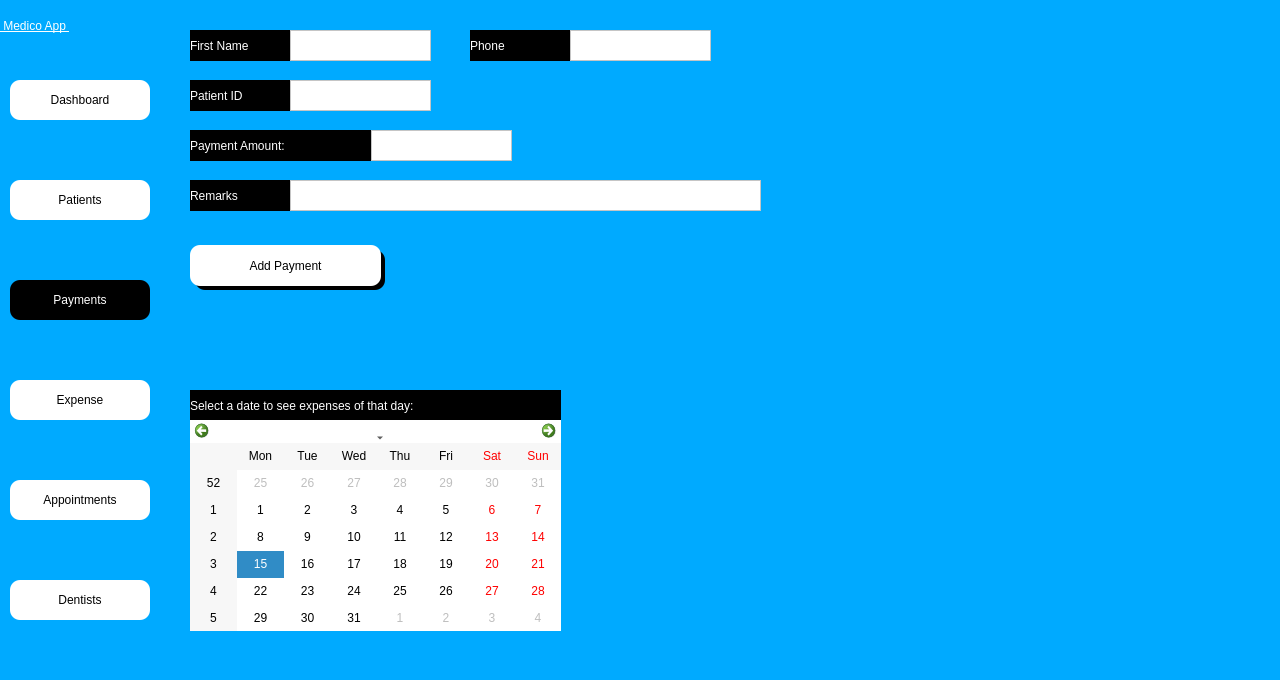
<?xml version="1.0" encoding="UTF-8"?>
<ui version="4.0">
 <class>Dialog</class>
 <widget class="QDialog" name="Dialog">
  <property name="geometry">
   <rect>
    <x>0</x>
    <y>0</y>
    <width>1280</width>
    <height>680</height>
   </rect>
  </property>
  <property name="windowTitle">
   <string>Dialog</string>
  </property>
  <property name="styleSheet">
   <string notr="true">background-color: rgb(0, 170, 255);</string>
  </property>
  <widget class="QWidget" name="side_bar" native="true">
   <property name="geometry">
    <rect>
     <x>0</x>
     <y>0</y>
     <width>160</width>
     <height>681</height>
    </rect>
   </property>
   <property name="styleSheet">
    <string notr="true">
background-color: rgba(170, 170, 255,.5);

</string>
   </property>
   <widget class="QPushButton" name="patient_btn">
    <property name="geometry">
     <rect>
      <x>10</x>
      <y>180</y>
      <width>140</width>
      <height>40</height>
     </rect>
    </property>
    <property name="styleSheet">
     <string notr="true">QPushButton{


font:  14pt &quot;Segoe UI &quot;;
background-color: rgb(255, 255, 255);
border-top-left-radius:10px;
border-bottom-left-radius:10px;
border-top-right-radius:10px;
border-bottom-right-radius:10px;}
QPushButton:hover{
	background-color: rgb(161, 161, 161);
	color: rgb(255, 255, 255);
}</string>
    </property>
    <property name="text">
     <string>Patients</string>
    </property>
    <property name="icon">
     <iconset>
      <normaloff>../Medico_modern/patientdownload .png</normaloff>../Medico_modern/patientdownload .png</iconset>
    </property>
   </widget>
   <widget class="QPushButton" name="dash_btn">
    <property name="geometry">
     <rect>
      <x>10</x>
      <y>80</y>
      <width>140</width>
      <height>40</height>
     </rect>
    </property>
    <property name="styleSheet">
     <string notr="true">QPushButton{


font:  14pt &quot;Segoe UI &quot;;
background-color: rgb(255, 255, 255);
border-top-left-radius:10px;
border-bottom-left-radius:10px;
border-top-right-radius:10px;
border-bottom-right-radius:10px;}
QPushButton:hover{
	background-color: rgb(161, 161, 161);
	color: rgb(255, 255, 255);
}</string>
    </property>
    <property name="text">
     <string>Dashboard</string>
    </property>
    <property name="icon">
     <iconset>
      <normaloff>../Medico_modern/dashboard.png</normaloff>../Medico_modern/dashboard.png</iconset>
    </property>
   </widget>
   <widget class="QPushButton" name="appointment_btn">
    <property name="geometry">
     <rect>
      <x>10</x>
      <y>480</y>
      <width>140</width>
      <height>40</height>
     </rect>
    </property>
    <property name="styleSheet">
     <string notr="true">QPushButton{


font:  14pt &quot;Segoe UI &quot;;
background-color: rgb(255, 255, 255);
border-top-left-radius:10px;
border-bottom-left-radius:10px;
border-top-right-radius:10px;
border-bottom-right-radius:10px;}
QPushButton:hover{
	background-color: rgb(161, 161, 161);
	color: rgb(255, 255, 255);
}</string>
    </property>
    <property name="text">
     <string>Appointments</string>
    </property>
    <property name="icon">
     <iconset>
      <normaloff>../Medico_modern/appointmentdownload (1).png</normaloff>../Medico_modern/appointmentdownload (1).png</iconset>
    </property>
   </widget>
   <widget class="QPushButton" name="dentist_btn">
    <property name="geometry">
     <rect>
      <x>10</x>
      <y>580</y>
      <width>140</width>
      <height>40</height>
     </rect>
    </property>
    <property name="styleSheet">
     <string notr="true">QPushButton{


font:  14pt &quot;Segoe UI &quot;;
background-color: rgb(255, 255, 255);
border-top-left-radius:10px;
border-bottom-left-radius:10px;
border-top-right-radius:10px;
border-bottom-right-radius:10px;}
QPushButton:hover{
	background-color: rgb(161, 161, 161);
	color: rgb(255, 255, 255);
}</string>
    </property>
    <property name="text">
     <string>Dentists</string>
    </property>
    <property name="icon">
     <iconset>
      <normaloff>../Medico_modern/dentistimages.png</normaloff>../Medico_modern/dentistimages.png</iconset>
    </property>
   </widget>
   <widget class="QPushButton" name="payment_btn">
    <property name="geometry">
     <rect>
      <x>10</x>
      <y>280</y>
      <width>140</width>
      <height>40</height>
     </rect>
    </property>
    <property name="styleSheet">
     <string notr="true">
QPushButton{


font:  14pt &quot;Segoe UI &quot;;
background-color: rgb(255, 255, 255);
border-top-left-radius:10px;
border-bottom-left-radius:10px;
border-top-right-radius:10px;
border-bottom-right-radius:10px;

	background-color: rgb(0, 0, 0);
	color: rgb(255, 255, 255);
}

QPushButton:hover{
	background-color: rgb(161, 161, 161);
	color: rgb(255, 255, 255);
}
</string>
    </property>
    <property name="text">
     <string>Payments</string>
    </property>
    <property name="icon">
     <iconset>
      <normaloff>../Medico_modern/billingdownload (1).png</normaloff>../Medico_modern/billingdownload (1).png</iconset>
    </property>
   </widget>
   <widget class="QPushButton" name="expense_btn">
    <property name="geometry">
     <rect>
      <x>10</x>
      <y>380</y>
      <width>140</width>
      <height>40</height>
     </rect>
    </property>
    <property name="styleSheet">
     <string notr="true">QPushButton{


font:  14pt &quot;Segoe UI &quot;;
background-color: rgb(255, 255, 255);
border-top-left-radius:10px;
border-bottom-left-radius:10px;
border-top-right-radius:10px;
border-bottom-right-radius:10px;}
QPushButton:hover{
	background-color: rgb(161, 161, 161);
	color: rgb(255, 255, 255);
}</string>
    </property>
    <property name="text">
     <string>Expense</string>
    </property>
    <property name="icon">
     <iconset>
      <normaloff>../Medico_modern/billingdownload (1).png</normaloff>../Medico_modern/billingdownload (1).png</iconset>
    </property>
   </widget>
   <widget class="QLabel" name="label_4">
    <property name="geometry">
     <rect>
      <x>0</x>
      <y>0</y>
      <width>161</width>
      <height>51</height>
     </rect>
    </property>
    <property name="styleSheet">
     <string notr="true">font: 20pt &quot;MS Shell Dlg 2&quot;;
font: 75 20pt &quot;MS Shell Dlg 2&quot;;
text-decoration: underline;
font: 22pt &quot;MS Shell Dlg 2&quot;;
background-color: rgba(255, 255, 255,0);
color: rgb(255, 255, 255);
</string>
    </property>
    <property name="text">
     <string> Medico App </string>
    </property>
   </widget>
  </widget>
  <widget class="QLabel" name="fname_srch">
   <property name="geometry">
    <rect>
     <x>190</x>
     <y>30</y>
     <width>101</width>
     <height>31</height>
    </rect>
   </property>
   <property name="styleSheet">
    <string notr="true">font: 12pt &quot;MS Shell Dlg 2&quot;;
font: 16pt &quot;MS Shell Dlg 2&quot;;
color: rgb(255, 255, 255);
background-color: rgb(0, 0, 0);


border-top-right-radius:20px;
border-bottom-right-radius:20px;</string>
   </property>
   <property name="text">
    <string>First Name</string>
   </property>
  </widget>
  <widget class="QTextEdit" name="fname_srch_edit">
   <property name="geometry">
    <rect>
     <x>290</x>
     <y>30</y>
     <width>141</width>
     <height>31</height>
    </rect>
   </property>
   <property name="styleSheet">
    <string notr="true">background-color: rgb(255, 255, 255);
font: 12pt &quot;MS Shell Dlg 2&quot;;</string>
   </property>
  </widget>
  <widget class="QLabel" name="phn_srch">
   <property name="geometry">
    <rect>
     <x>470</x>
     <y>30</y>
     <width>100</width>
     <height>31</height>
    </rect>
   </property>
   <property name="styleSheet">
    <string notr="true">font: 12pt &quot;MS Shell Dlg 2&quot;;
font: 16pt &quot;MS Shell Dlg 2&quot;;
color: rgb(255, 255, 255);
background-color: rgb(0, 0, 0);


border-top-right-radius:20px;
border-bottom-right-radius:20px;</string>
   </property>
   <property name="text">
    <string>Phone</string>
   </property>
  </widget>
  <widget class="QTextEdit" name="phone_srch_edit">
   <property name="geometry">
    <rect>
     <x>570</x>
     <y>30</y>
     <width>141</width>
     <height>31</height>
    </rect>
   </property>
   <property name="styleSheet">
    <string notr="true">background-color: rgb(255, 255, 255);
font: 12pt &quot;MS Shell Dlg 2&quot;;</string>
   </property>
  </widget>
  <widget class="QLabel" name="patid_srch">
   <property name="geometry">
    <rect>
     <x>190</x>
     <y>80</y>
     <width>101</width>
     <height>31</height>
    </rect>
   </property>
   <property name="styleSheet">
    <string notr="true">font: 12pt &quot;MS Shell Dlg 2&quot;;
font: 16pt &quot;MS Shell Dlg 2&quot;;
color: rgb(255, 255, 255);
background-color: rgb(0, 0, 0);


border-top-right-radius:20px;
border-bottom-right-radius:20px;</string>
   </property>
   <property name="text">
    <string>Patient ID</string>
   </property>
  </widget>
  <widget class="QTextEdit" name="patid_srch_edit">
   <property name="geometry">
    <rect>
     <x>290</x>
     <y>80</y>
     <width>141</width>
     <height>31</height>
    </rect>
   </property>
   <property name="styleSheet">
    <string notr="true">background-color: rgb(255, 255, 255);
font: 12pt &quot;MS Shell Dlg 2&quot;;</string>
   </property>
  </widget>
  <widget class="QLabel" name="payment">
   <property name="geometry">
    <rect>
     <x>190</x>
     <y>130</y>
     <width>181</width>
     <height>31</height>
    </rect>
   </property>
   <property name="styleSheet">
    <string notr="true">font: 12pt &quot;MS Shell Dlg 2&quot;;
font: 16pt &quot;MS Shell Dlg 2&quot;;
color: rgb(255, 255, 255);
background-color: rgb(0, 0, 0);


border-top-right-radius:20px;
border-bottom-right-radius:20px;</string>
   </property>
   <property name="text">
    <string>Payment Amount:</string>
   </property>
  </widget>
  <widget class="QTextEdit" name="payment_edit">
   <property name="geometry">
    <rect>
     <x>371</x>
     <y>130</y>
     <width>141</width>
     <height>31</height>
    </rect>
   </property>
   <property name="styleSheet">
    <string notr="true">background-color: rgb(255, 255, 255);
font: 12pt &quot;MS Shell Dlg 2&quot;;</string>
   </property>
  </widget>
  <widget class="QLabel" name="remarks">
   <property name="geometry">
    <rect>
     <x>190</x>
     <y>180</y>
     <width>101</width>
     <height>31</height>
    </rect>
   </property>
   <property name="styleSheet">
    <string notr="true">font: 12pt &quot;MS Shell Dlg 2&quot;;
font: 16pt &quot;MS Shell Dlg 2&quot;;
color: rgb(255, 255, 255);
background-color: rgb(0, 0, 0);


border-top-right-radius:20px;
border-bottom-right-radius:20px;</string>
   </property>
   <property name="text">
    <string>Remarks</string>
   </property>
  </widget>
  <widget class="QTextEdit" name="remarks_edit">
   <property name="geometry">
    <rect>
     <x>290</x>
     <y>180</y>
     <width>471</width>
     <height>31</height>
    </rect>
   </property>
   <property name="styleSheet">
    <string notr="true">background-color: rgb(255, 255, 255);
font: 12pt &quot;MS Shell Dlg 2&quot;;</string>
   </property>
  </widget>
  <widget class="QPushButton" name="makepayment_btn">
   <property name="geometry">
    <rect>
     <x>190</x>
     <y>245</y>
     <width>191</width>
     <height>41</height>
    </rect>
   </property>
   <property name="styleSheet">
    <string notr="true">QPushButton{
font: 12pt &quot;MS Shell Dlg 2&quot;;
background-color: rgb(255, 255, 255);
border-top-left-radius:10px;
border-bottom-left-radius:10px;
border-top-right-radius:10px;
border-bottom-right-radius:10px;}
QPushButton:hover{
	background-color: rgb(161, 161, 161);
	color: rgb(255, 255, 255);
}</string>
   </property>
   <property name="text">
    <string>Add Payment</string>
   </property>
  </widget>
  <widget class="QLabel" name="label">
   <property name="geometry">
    <rect>
     <x>0</x>
     <y>0</y>
     <width>1280</width>
     <height>680</height>
    </rect>
   </property>
   <property name="text">
    <string/>
   </property>
   <property name="pixmap">
    <pixmap>Images/Designer_1.png</pixmap>
   </property>
   <property name="scaledContents">
    <bool>true</bool>
   </property>
  </widget>
  <widget class="QLabel" name="label_2">
   <property name="geometry">
    <rect>
     <x>195</x>
     <y>250</y>
     <width>190</width>
     <height>40</height>
    </rect>
   </property>
   <property name="styleSheet">
    <string notr="true">font: 12pt &quot;MS Shell Dlg 2&quot;;
border-color: rgb(0, 0, 0);
border-top-left-radius:10px;
border-bottom-left-radius:10px;
border-top-right-radius:10px;
border-bottom-right-radius:10px;
border-bottom-color: rgb(0, 0, 0);
selection-color: rgb(255, 255, 255);
background-color: rgb(0, 0, 0);
color: rgb(255, 255, 255);</string>
   </property>
   <property name="text">
    <string/>
   </property>
  </widget>
  <widget class="QLabel" name="select_date">
   <property name="geometry">
    <rect>
     <x>190</x>
     <y>390</y>
     <width>371</width>
     <height>31</height>
    </rect>
   </property>
   <property name="styleSheet">
    <string notr="true">
color: rgb(255, 255, 255);
background-color: rgb(0, 0, 0);

font:  14pt &quot;Segoe UI &quot;;</string>
   </property>
   <property name="text">
    <string>Select a date to see expenses of that day:</string>
   </property>
  </widget>
  <widget class="QCalendarWidget" name="calendarWidget">
   <property name="geometry">
    <rect>
     <x>190</x>
     <y>420</y>
     <width>371</width>
     <height>211</height>
    </rect>
   </property>
   <property name="styleSheet">
    <string notr="true">background-color: rgb(255, 255, 255);
color: rgba(0, 0, 0,.9);
</string>
   </property>
  </widget>
  <zorder>label</zorder>
  <zorder>side_bar</zorder>
  <zorder>fname_srch</zorder>
  <zorder>fname_srch_edit</zorder>
  <zorder>phn_srch</zorder>
  <zorder>phone_srch_edit</zorder>
  <zorder>patid_srch</zorder>
  <zorder>patid_srch_edit</zorder>
  <zorder>payment</zorder>
  <zorder>payment_edit</zorder>
  <zorder>remarks</zorder>
  <zorder>remarks_edit</zorder>
  <zorder>label_2</zorder>
  <zorder>makepayment_btn</zorder>
  <zorder>select_date</zorder>
  <zorder>calendarWidget</zorder>
 </widget>
 <resources/>
 <connections/>
</ui>
